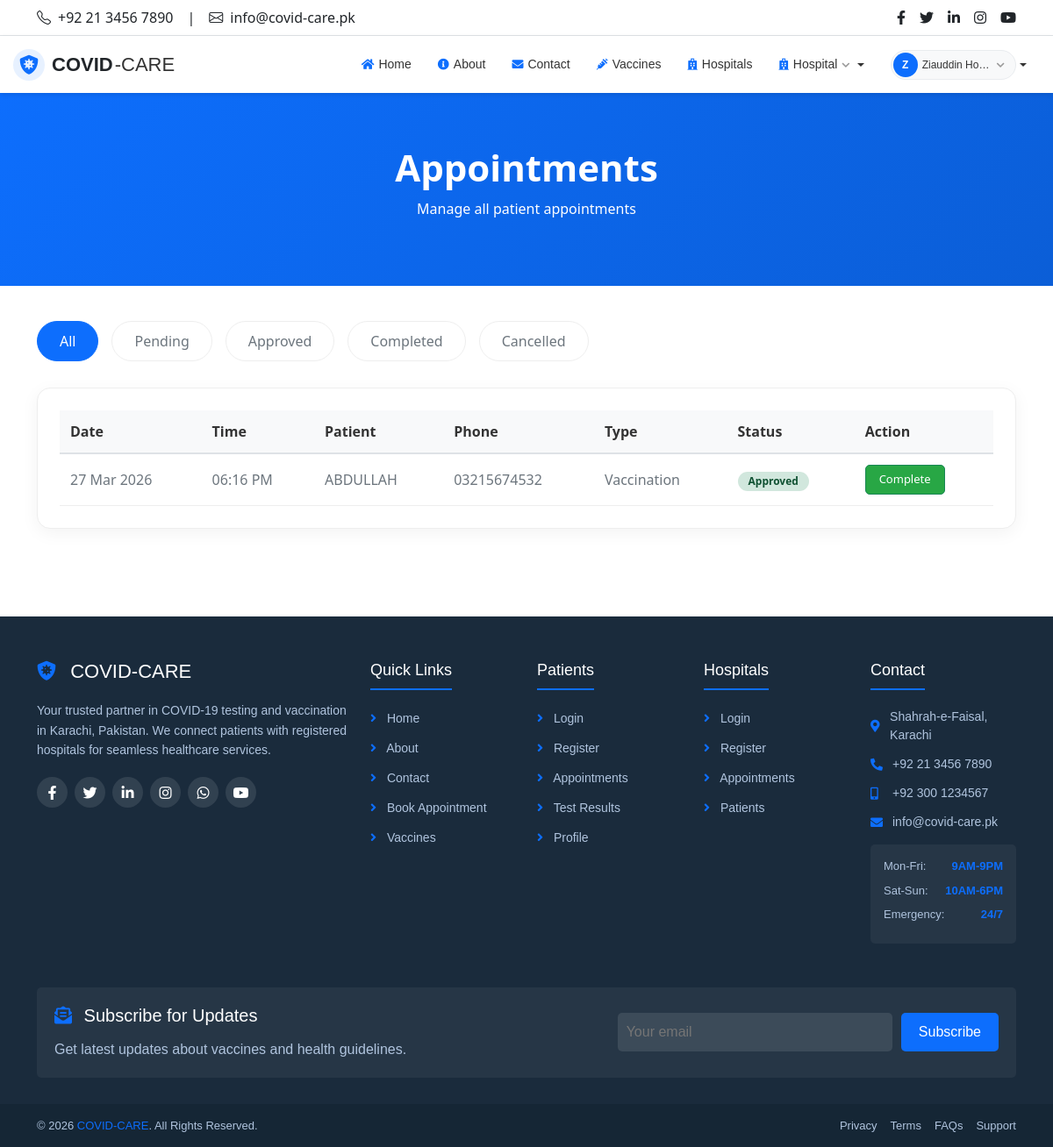
/hospital/appointments.php (signed in), run on the app's committed database.
### tables this page shows
CREATE TABLE `appointments` (
  `appointment_id` int(11) NOT NULL,
  `patient_id` int(11) DEFAULT NULL,
  `hospital_id` int(11) DEFAULT NULL,
  `appointment_type` enum('test','vaccination') DEFAULT NULL,
  `appointment_date` date DEFAULT NULL,
  `appointment_time` time DEFAULT NULL,
  `status` enum('pending','approved','rejected','completed','cancelled') DEFAULT 'pending'
);

CREATE TABLE `patients` (
  `patient_id` int(11) NOT NULL,
  `name` varchar(100) DEFAULT NULL,
  `email` varchar(100) DEFAULT NULL,
  `phone` varchar(15) DEFAULT NULL,
  `password` varchar(255) DEFAULT NULL,
  `address` text DEFAULT NULL,
  `city` varchar(50) DEFAULT NULL,
  `dob` date DEFAULT NULL,
  `gender` enum('Male','Female','Other') DEFAULT NULL,
  `created_at` timestamp NOT NULL DEFAULT current_timestamp()
);

### includes/functions.php (called while the page is built, shortened)
<?php
function getHospitalAppointments($conn, $hospital_id, $status = null, $date = null, $limit = null) {
    $where = "hospital_id = '$hospital_id'";
    $query = "SELECT a.*, p.name as patient_name, p.phone, p.email
              FROM appointments a
              JOIN patients p ON a.patient_id = p.patient_id
              WHERE $where
              ORDER BY a.appointment_date DESC, a.appointment_time DESC";
    $result = mysqli_query($conn, $query);
    $appointments = [];
    if ($result && mysqli_num_rows($result) > 0) {
        while ($row = mysqli_fetch_assoc($result)) {
            $appointments[] = $row;
        }
    }
    return $appointments;
}
?>

### hospital/appointments.php (the view, shortened to what this page needs)
<?php
require_once '../config.php';
require_once '../includes/functions.php';
require_once '../includes/header.php';
require_once '../includes/navbar.php';
$hospital_id = $_SESSION['hospital_id'];
$status = isset($_GET['status']) ? $_GET['status'] : '';
$appointments = getHospitalAppointments($conn, $hospital_id, $status);
?>
<section class="page-header">
    <div class="container">
        <h1>Appointments</h1>
        <p>Manage all patient appointments</p>
    </div>
</section>
<main class="container" style="padding-bottom: 50px;">
    <div class="filter-bar">
        <a href="?status=" class="<?php echo empty($status) ? 'active' : ''; ?>">All</a>
        <a href="?status=pending" class="<?php echo $status == 'pending' ? 'active' : ''; ?>">Pending</a>
        <a href="?status=approved" class="<?php echo $status == 'approved' ? 'active' : ''; ?>">Approved</a>
        <a href="?status=completed" class="<?php echo $status == 'completed' ? 'active' : ''; ?>">Completed</a>
        <a href="?status=cancelled" class="<?php echo $status == 'cancelled' ? 'active' : ''; ?>">Cancelled</a>
    </div>
    <div class="card">
        <?php if (!empty($appointments)): ?>
            <table>
                <thead>
                    <tr>
                        <th>Date</th>
                        <th>Time</th>
                        <th>Patient</th>
                        <th>Phone</th>
                        <th>Type</th>
                        <th>Status</th>
                        <th>Action</th>
                    </tr>
                </thead>
                <tbody>
                    <?php foreach ($appointments as $apt): ?>
                    <tr>
                        <td><?php echo date('d M Y', strtotime($apt['appointment_date'])); ?></td>
                        <td><?php echo date('h:i A', strtotime($apt['appointment_time'])); ?></td>
                        <td><?php echo htmlspecialchars($apt['patient_name']); ?></td>
                        <td><?php echo htmlspecialchars($apt['phone']); ?></td>
                        <td><?php echo ucfirst($apt['appointment_type']); ?></td>
                        <td>
                            <?php
                            $class = '';
                            if ($apt['status'] == 'pending') $class = 'badge-pending';
                            elseif ($apt['status'] == 'approved') $class = 'badge-approved';
                            elseif ($apt['status'] == 'completed') $class = 'badge-completed';
                            elseif ($apt['status'] == 'cancelled') $class = 'badge-cancelled';
                            ?>
                            <span class="badge <?php echo $class; ?>"><?php echo ucfirst($apt['status']); ?></span>
                        </td>
                        <td>
                            <?php if ($apt['status'] == 'pending'): ?>
                                <a href="update_test.php?appointment_id=<?php echo $apt['appointment_id']; ?>" class="btn btn-primary">Update</a>
                            <?php elseif ($apt['status'] == 'approved'): ?>
                                <a href="#" class="btn btn-success">Complete</a>
                            <?php endif; ?>
                        </td>
                    </tr>
                    <?php endforeach; ?>
                </tbody>
            </table>
        <?php else: ?>
            <p class="text-center text-muted">No appointments found.</p>
        <?php endif; ?>
    </div>
</main>
<?php require_once '../includes/footer.php'; ?>

### hospital/appointments.php (style rules this page uses)
.page-header { background: linear-gradient(135deg, #0d6efd, #0b5ed7); padding: 60px 0; margin-bottom: 40px; color: white; text-align: center; }
.page-header h1 { font-size: 42px; font-weight: 700; margin-bottom: 10px; }
.filter-bar { display: flex; gap: 15px; margin-bottom: 30px; flex-wrap: wrap; }
.filter-bar a { padding: 10px 25px; background: white; border: 1px solid #eee; border-radius: 50px; color: #6c757d; text-decoration: none; }
.filter-bar a.active { background: #0d6efd; color: white; border-color: #0d6efd; }
.card { background: white; border-radius: 15px; padding: 25px; box-shadow: 0 5px 20px rgba(0,0,0,0.05); border: 1px solid #eee; }
table { width: 100%; border-collapse: collapse; }
th { text-align: left; padding: 12px; background: #f8f9fa; color: #333; font-weight: 600; border-bottom: 2px solid #dee2e6; }
td { padding: 12px; color: #6c757d; border-bottom: 1px solid #eee; }
.badge { display: inline-block; padding: 5px 12px; border-radius: 50px; font-size: 12px; font-weight: 600; }
.badge-approved { background: #d1e7dd; color: #0f5132; }
.btn { padding: 6px 15px; border-radius: 5px; text-decoration: none; font-size: 13px; display: inline-block; }
.btn-success { background: #28a745; color: white; }

### data on the page
appointments: appointment_date "27 Mar 2026", appointment_time "06:16 PM", patient.name "ABDULLAH", patient.phone "03215674532", appointment_type "Vaccination", status "Approved", shows "Complete"

### other printed values
substr($user_name, 0, 1) "Z"
$user_name "Ziauddin Ho…"
SITE_NAME "COVID-CARE"
